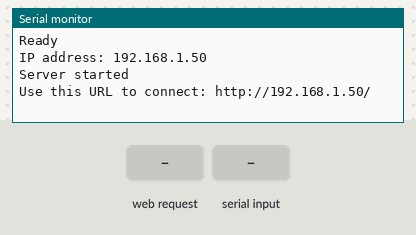
Simulated run of this sketch. Board: ESP8266 (NodeMCU). On the bench: the last lines printed to the serial monitor. The inputs (shaded band) are chosen by the test bench. WiFi joins after 1.5 s; servers stay silent unless stated.

Above: at 2.7 s.
2.8 s: HTTP request GET /WIFI_DEBUG=ON received
At 5.4 s:
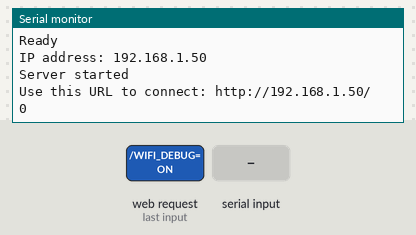
7.0 s: HTTP request GET /WIFI_AUTOMAT=ON received
At 8.9 s:
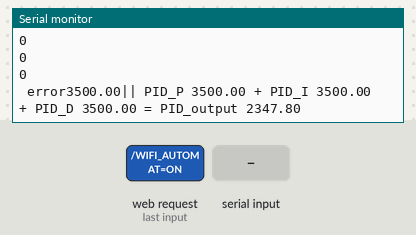
11.0 s: HTTP request GET /get?input1 received
At 12.1 s:
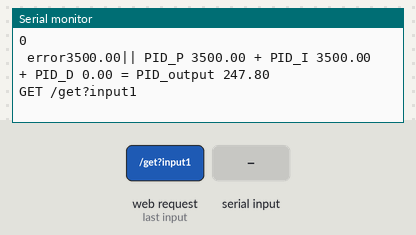
13.1 s: "/WIFI_CONTROL=UP\n" received over Serial
14.6 s: HTTP request GET /WIFI_CONTROL=UP received
18.8 s: "/WIFI_CONTROL=DOWN\n" received over Serial
At 21.0 s:
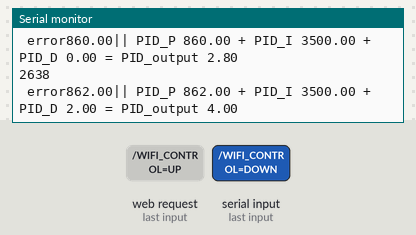
Timing chart, 0 to 21.3 s (numbered marks = the images above; inputs shaded):
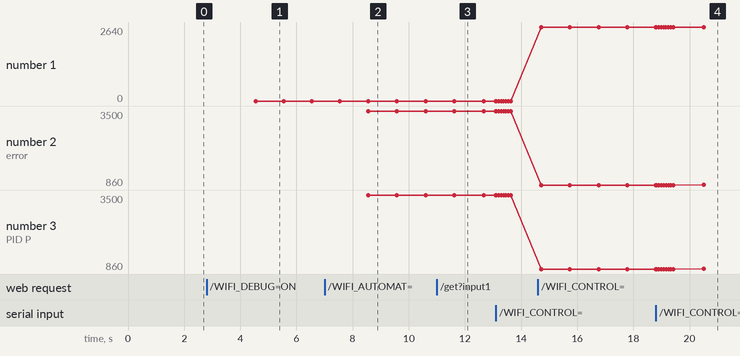

Measured:
- after the input at 2.8 s, the serial monitor: prints a new line after 1.7 s (image 1)
- after the input at 7.0 s, the serial monitor: prints a new line after 1.6 s (image 2)
- after the input at 11.0 s, the serial monitor: prints a new line after 0.64 s (image 3)
- after the input at 18.8 s, the serial monitor: prints a new line after 1.7 s (image 4)
- plotted number 1: 2640 → 2638 after the input at 18.8 s
- plotted number 2: 860 → 862 after the input at 18.8 s
- plotted number 3: 860 → 862 after the input at 18.8 s

The sketch:

ESP8266_linefollower.ino
```cpp
#include <SoftwareSerial.h>

//for ota
#include <ESP8266mDNS.h>
#include <ArduinoOTA.h>

SoftwareSerial serial(3,1);

const char *ssid     = "osiek";
const char *password = "osiekrulz";

const char* PARAM_INPUT_1 = "input1";

//WifiServer
WiFiServer server(300);

void setup() {
  // put your setup code here, to run once:
  Serial.begin(9600);
  //Serial.begin(19200);
  WiFi.begin(ssid, password);
  if (WiFi.waitForConnectResult() != WL_CONNECTED) {
    Serial.println("Connection Failed! Rebooting...");
    //delay(5000);
    //ESP.restart();
  }

  // OTA
  ArduinoOTA.setHostname("esp8266_linefollower_Dziezok_Piorko");

  // No authentication by default
  ArduinoOTA.setPassword("linefollower");

  // Password can be set with it's md5 value as well
  // MD5(admin) = 21232f297a57a5a743894a0e4a801fc3
  // ArduinoOTA.setPasswordHash("21232f297a57a5a743894a0e4a801fc3");

  ArduinoOTA.onStart([]() {
    String type;
    if (ArduinoOTA.getCommand() == U_FLASH)
      type = "sketch";
    else // U_SPIFFS
      type = "filesystem";

    // NOTE: if updating SPIFFS this would be the place to unmount SPIFFS using SPIFFS.end()
    Serial.println("Start updating " + type);
  });
  ArduinoOTA.onEnd([]() {
    Serial.println("\nEnd");
  });
  ArduinoOTA.onProgress([](unsigned int progress, unsigned int total) {
    Serial.printf("Progress: %u%%\r", (progress / (total / 100)));
  });
  ArduinoOTA.onError([](ota_error_t error) {
    Serial.printf("Error[%u]: ", error);
    if (error == OTA_AUTH_ERROR) Serial.println("Auth Failed");
    else if (error == OTA_BEGIN_ERROR) Serial.println("Begin Failed");
    else if (error == OTA_CONNECT_ERROR) Serial.println("Connect Failed");
    else if (error == OTA_RECEIVE_ERROR) Serial.println("Receive Failed");
    else if (error == OTA_END_ERROR) Serial.println("End Failed");
  });
  ArduinoOTA.begin();
  Serial.println("Ready");
  Serial.print("IP address: ");
  Serial.println(WiFi.localIP());
  //END OF OTA

  //WIFI SERVER

  server.begin(300);
  Serial.println("Server started");
  // Print the IP address
  Serial.print("Use this URL to connect: ");
  Serial.print("http://");
  Serial.print(WiFi.localIP());
  Serial.println("/");
}


byte p[2];
//bool p_bool[8];
//byte p_max = 0;
//byte p_min = 255;

//int const ilosc_probek_do_kalibracji=10;
//byte p_granica[ilosc_probek_do_kalibracji];
//uint16_t p_granica_sum = 0;
//byte p_granica_final = 125;

//int i,j;
String request; // for server
unsigned long currentMillis = millis();
unsigned long previousMillis = millis();
//unsigned long elapsedTime = 0;

bool automat=LOW;
bool debug=LOW;

#define MAX_MOTOR_SPEED 125    /**< Sets the Maximum PWM Duty Cycle for Line Follower Robot 0=0% 255=100% */

double Position = 0;
double error = 0;
double last_error = 0;
double PID_P = 0;
double PID_I = 0;
double PID_D = 0;
double PID_output = 0;

double  Kp = 0.07;
double  Ki = 0.0008;
double  Kd = 0.6;

double Speed_Limit = 100;// I DONT KNOW YET
double Speed = 100;// I DONT KNOW YET

int posi = 3500;
int prev_posi;
int posi_mid=3500;
int motor_speed_a = 0;
int motor_speed_b = 0;

int get_input=0;
int get_input_end=0;

void loop() {
  // put your main code here, to run repeatedly:
  ArduinoOTA.handle();


  currentMillis = millis();
  /****************************reset_request*******************************/
  if(currentMillis - previousMillis >= 10){
    //elapsedTime = (double)(currentMillis - previousMillis);
    previousMillis = currentMillis;

    if (WiFi.waitForConnectResult() != WL_CONNECTED) {
      Serial.println("Connection Failed! Rebooting...");
      WiFi.begin(ssid, password);
    }

    Serial.read(p,2);
    posi = (p[0]<<8)+p[1];
    if(posi >7000 || posi < 0){
      posi = prev_posi;
    }
    prev_posi = posi;
    if(debug==HIGH)Serial.println(posi);//cheat

    if(automat==HIGH){
      error = posi_mid - posi;
      PID_P = error;
      PID_I = PID_I + error;
      PID_D = error - last_error ;
      last_error = error;

      //PID_I += Ki * (error * (elapsedTime));
      //PID_D = Kd * (error - last_error)/(elapsedTime);
      if(PID_I>3500){
        PID_I=3500;
      }else if(PID_I<-3500){
        PID_I=-3500;
      }

      PID_output = Kp*PID_P  + Ki*PID_I  + Kd*PID_D;

      if(debug==HIGH){
        Serial.print(" error");
        Serial.print(error);
        Serial.print("|| PID_P ");
        Serial.print(PID_P);
        Serial.print(" + PID_I ");
        Serial.print(PID_I);
        Serial.print(" + PID_D ");
        Serial.print(PID_D);
        Serial.print(" = PID_output ");
        Serial.println(PID_output);
      }

      motor_speed_a = Speed + PID_output;
      motor_speed_b = Speed - PID_output;
      /*
      if(PID_output>Speed_Limit){
        PID_output = Speed_Limit;
      }else if(PID_output<-Speed_Limit){
        PID_output = -Speed_Limit;
      }

      if (PID_output < 0){
        //Motor_SetSpeed(Speed + PID_output, Speed);
      }
      else
      {
        //Motor_SetSpeed(Speed, Speed - PID_output);
      }
      */
    }

    if (WiFi.waitForConnectResult() != WL_CONNECTED) {
      Serial.println("Connection Failed! Rebooting...");
      WiFi.begin(ssid, password);
      //ESP.restart();
    }

    /*
    for(i=0;i<=7;i++){
      if(debug=HIGH){
        Serial.print(p[i]);
        Serial.print(" ");
      }
      if(p[i]>p_granica_final){
        p_bool[i]=HIGH;
      }else{
        p_bool[i]=LOW;
      }
    }
    if(debug=HIGH)Serial.println();

    if(debug=HIGH){
    for(i=0;i<=7;i++){
      Serial.print(p_bool[i]);
      Serial.print(" ");
    }
    Serial.println();
    }
    */
    // SERVER WIFI
    WiFiClient client = server.available();
    if (client) {
      //Serial.print("client");
      request = client.readStringUntil('\r');
      client.flush();

      if (request.indexOf("/WIFI_CONTROL=UP") != -1) {
        //digitalWrite(D0, LOW);
        //digitalWrite(D1, HIGH);
      }else if (request.indexOf("/WIFI_CONTROL=DOWN") != -1) {
        //digitalWrite(D1, LOW);
        //digitalWrite(D0, HIGH);
      }else if (request.indexOf("/WIFI_CONTROL=STOP") != -1) {
        //digitalWrite(D0, HIGH);
        //digitalWrite(D1, HIGH);
      }else if (request.indexOf("/WIFI_CONTROL=LEFT") != -1) {
        //digitalWrite(D0, HIGH);
        //digitalWrite(D1, HIGH);
      }else if (request.indexOf("/WIFI_CONTROL=RIGHT") != -1) {
        //digitalWrite(D0, HIGH);
        //digitalWrite(D1, HIGH);
      }else if (request.indexOf("/WIFI_AUTOMAT=ON") != -1) {
        automat=HIGH;
      }else if (request.indexOf("/WIFI_AUTOMAT=OFF") != -1) {
        automat=LOW;
      }else if (request.indexOf("/WIFI_DEBUG=ON") != -1) {
        debug=HIGH;
      } else if (request.indexOf("/WIFI_DEBUG=OFF") != -1) {
        debug=LOW;
      }  else if (request.indexOf("/get?input1") != -1) {
        get_input = request.indexOf("=")+1;
        get_input_end = request.indexOf("HTTP/1.1");
        Serial.println(request.substring(get_input,get_input_end));
        Kp=request.substring(get_input,get_input_end).toFloat();
      }   else if (request.indexOf("/get?input2") != -1) {
        get_input = request.indexOf("=")+1;
        get_input_end = request.indexOf("HTTP/1.1");
        Serial.println(request.substring(get_input,get_input_end));
        Ki=request.substring(get_input,get_input_end).toFloat();
      }   else if (request.indexOf("/get?input3") != -1) {
        get_input = request.indexOf("=")+1;
        get_input_end = request.indexOf("HTTP/1.1");
        Serial.println(request.substring(get_input,get_input_end));
        Kd=request.substring(get_input,get_input_end).toFloat();
      }

      // Return the response
      client.println("HTTP/1.1 200 OK");
      client.println("Content-Type: text/html");
      client.println(""); //  do not forget this one
      client.println("<!DOCTYPE HTML>");
      client.println("<html><head>");
      client.println("<title> LINE FOLLOWER </title><meta charset='UTF-8'><meta name='viewport' content='width=device-width, initial-scale=1'>");
      client.println("<style>.tab,.tab td{border:1px solid black;}</style>");
      if (request.indexOf("=") != -1){
        request="";
        client.print("<meta http-equiv='refresh' content='0;URL=/'");
        client.print(WiFi.localIP());
        client.println(":300/''>");
        client.println("</head>");
      }else{
        client.println("</head><body>");


        if(automat==LOW){
          client.println("<table>");
          client.println("<tr>");
          client.println("<td></td>");
          client.println("<td>");
          client.println("<span style='font-size:100px;'><a style='text-decoration:none;' href=\"/WIFI_CONTROL=UP\">&uarr;</a></span>");
          client.println("</td>");
          client.println("<td></td>");
          client.println("</tr>");
          client.println("<tr>");
          client.println("<td>");
          client.println("<span style='font-size:100px;'><a  style='text-decoration:none;' href=\"/WIFI_CONTROL=LEFT\">&#8592;</a></span>");
          client.println("</td>");
          client.println("<td>");
          client.println("<span style='font-size:100px;'><a style='text-decoration:none;' href=\"/WIFI_CONTROL=STOP\">&#9633;</a></span>");
          client.println("</td>");
          client.println("<td>");
          client.println("<span style='font-size:100px;'><a style='text-decoration:none;' href=\"/WIFI_CONTROL=RIGHT\">&#8594;</a></span>");
          client.println("</td>");
          client.println("</tr>");
          client.println("<tr>");
          client.println("<td></td>");
          client.println("<td>");
          client.println("<span style='font-size:100px;'><a style='text-decoration:none;' href=\"/WIFI_CONTROL=DOWN\">&darr;</a></span>");
          client.println("</td>");
          client.println("<td></td>");
          client.println("</tr>");
          client.println("</table>");
        }
        client.println("<br/>");
        client.println("<a ");
        if(automat==LOW){
          client.println("href='/WIFI_AUTOMAT=ON' style='background-color:red;padding:10px;color:white;'> AUTOMAT OFF");
        }else{
          client.println("href='/WIFI_AUTOMAT=OFF' style='background-color:green;padding:10px;color:white;'> AUTOMAT ON");
        }
        client.println("</a>");
        client.println("<a ");
        if(debug==LOW){
          client.println("href='/WIFI_DEBUG=ON' style='background-color:red;padding:10px;color:white;'> DEBUG OFF");
        }else{
          client.println("href='/WIFI_DEBUG=OFF' style='background-color:green;padding:10px;color:white;'> DEBUG ON");
        }
        client.println("</a>");
        /*
        if(automat==LOW){
          client.println("<a href='/WIFI_KALIBRACJA=ON' style='background-color:YELLOW;padding:10px;color:black;'> KALIBRACJA </a>");
        }
        */        client.println("<table class='tab'>");
        client.println("<tr>");
        client.println("<td>Kp</td>");
        client.println("<td>Ki</td>");
        client.println("<td>Kd</td>");
        client.println("</tr>");
        client.println("<tr>");
        client.println("<td>");
        client.println(Kp,5);
        client.println("</td>");
        client.println("<td>");
        client.println(Ki,5);
        client.println("</td>");
        client.println("<td>");
        client.println(Kd,5);
        client.println("</td>");
        client.println("</tr>");
        client.println("<tr>");
        client.println("<td>P</td>");
        client.println("<td>I</td>");
        client.println("<td>D</td>");
        client.println("<td>OUT</td>");
        client.println("</tr>");
        client.println("<tr>");
        client.println("<td>");
        client.println(PID_P);
        client.println("</td>");
        client.println("<td>");
        client.println(PID_I);
        client.println("</td>");
        client.println("<td>");
        client.println(PID_D);
        client.println("</td>");
        client.println("<td>");
        client.println(PID_output);
        client.println("</td>");
        client.println("</tr>");
        client.println("</table>");

        client.println("<form action='/get'>");
        client.println("  Kp: <input type='text' name='input1'>");
        client.println("  <input type='submit' value='Submit'>");
        client.println("</form><br>");
        client.println("<form action='/get'>");
        client.println("  Ki: <input type='text' name='input2'>");
        client.println("  <input type='submit' value='Submit'>");
        client.println("</form><br>");
        client.println("<form action='/get'>");
        client.println("  Kd: <input type='text' name='input3'>");
        client.println("  <input type='submit' value='Submit'>");
        client.println("</form><br>");
        client.println(request.substring(get_input,get_input_end));
        client.println("</body></html>");
      }
    }
  }
}
```
